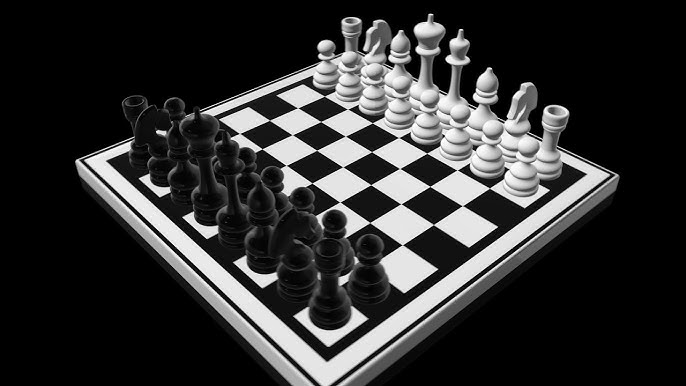
#> input picture chess.jpg, 686 x 386 px
$ jupyter execute Untitled.ipynb   (older library calls are emulated)
#> lines starting #> are read from the running program, lines starting #| are printed output that depends on the picture; after the words box and inside, x2 and y2 are one past the last pixel; in counts of white or black regions, pixels touching at a corner belong together
## EXP-6
### Record-EDGE DETECTION
***name=*** praveen ***reg no=*** 212224230205

[cell 1]
import cv2
import numpy as np
import matplotlib.pyplot as plt

[cell 2]
image = cv2.imread('chess.jpg')
#> image is the input picture: shape (386, 686, 3); min 0, max 255, mean 49.4

[cell 3]
gray_image = cv2.cvtColor(image, cv2.COLOR_BGR2GRAY)

[cell 4]
sobelx  = cv2.Sobel(src = gray_image, ddepth = cv2.CV_64F, dx = 1, dy = 0, ksize = 3)
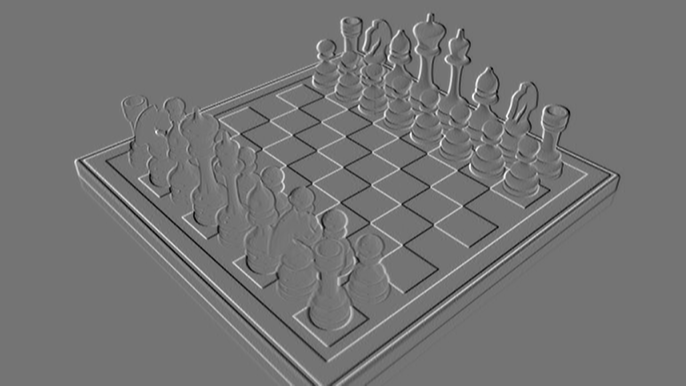
#> sobelx: shape (386, 686) float64; min -820, max 977, mean 0; drawn with min black and max white
sobely  = cv2.Sobel(src = gray_image, ddepth = cv2.CV_64F, dx = 0, dy = 1, ksize = 3)
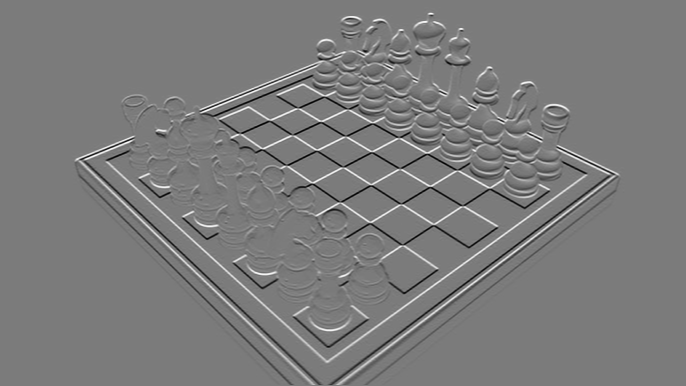
#> sobely: shape (386, 686) float64; min -946, max 1006, mean 0.3; drawn with min black and max white

sobelx = cv2.Sobel(gray_image, cv2.CV_64F, 1, 0, ksize=3)
sobely = cv2.Sobel(gray_image, cv2.CV_64F, 0, 1, ksize=3)
sobel_combined = cv2.magnitude(sobelx, sobely)
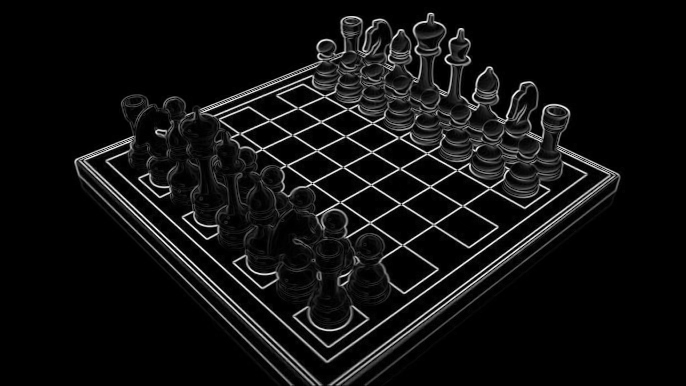
#> sobel_combined: shape (386, 686) float64; min 0, max 1068.1, mean 67.2; drawn with min black and max white

[cell 5]
plt.figure(figsize = (12, 16))
plt.subplot(321); plt.axis('on'); plt.imshow(image[:,:,::-1]); plt.title('Original')
plt.subplot(322); plt.axis('on'); plt.imshow(gray_image, cmap='gray');plt.title('Grayscale')
plt.subplot(323); plt.axis('on'); plt.imshow(sobelx);plt.title('Sobel-X Edge Map')
plt.subplot(324); plt.axis('on'); plt.imshow(sobely);plt.title('Sobel-Y Edge Map');
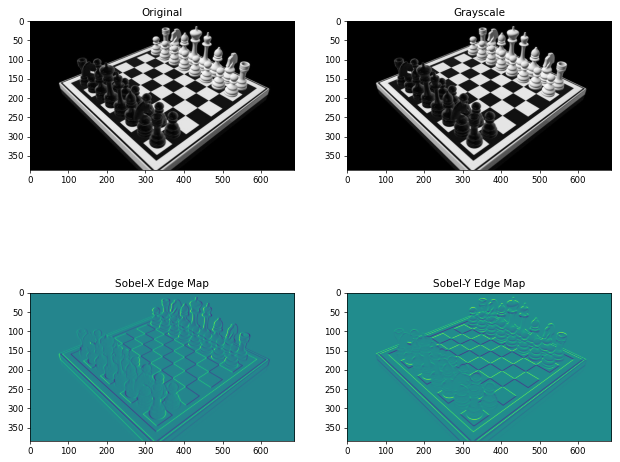
#> figure drawn by matplotlib, 4 panels

[cell 6]
plt.figure(figsize = (12, 16))
plt.axis('off'); plt.imshow(sobel_combined, cmap='gray' ); plt.title('sobel_combined ');

[cell 7]
gray_image = cv2.cvtColor(image, cv2.COLOR_BGR2GRAY)

[cell 8]
laplacian = cv2.Laplacian(gray_image, cv2.CV_64F)
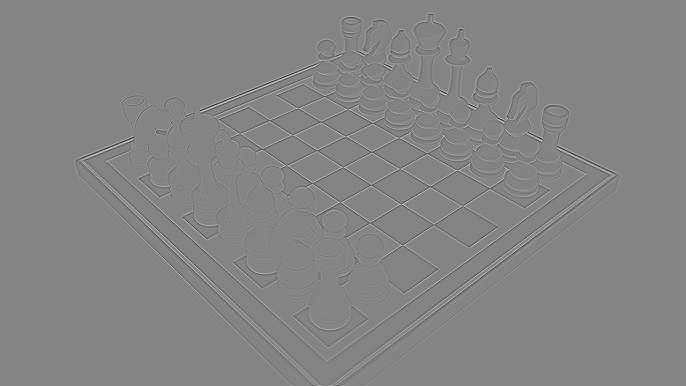
#> laplacian: shape (386, 686) float64; min -635, max 588, mean 0; drawn with min black and max white

[cell 9]
plt.figure(figsize = (12, 16))
plt.subplot(121); plt.axis('off'); plt.imshow(gray_image, cmap='gray'); plt.title('Inputimage (Gray Image)')
plt.subplot(122);plt.imshow(laplacian, cmap='gray');plt.axis('off'); plt.title('Output Image (laplacian)');

[cell 10]
import cv2
import matplotlib.pyplot as plt

img = cv2.imread('chess.jpg')
img_gray = cv2.cvtColor(img, cv2.COLOR_BGR2GRAY)

low = 50
high = 150
edges = cv2.Canny(img_gray, low, high)
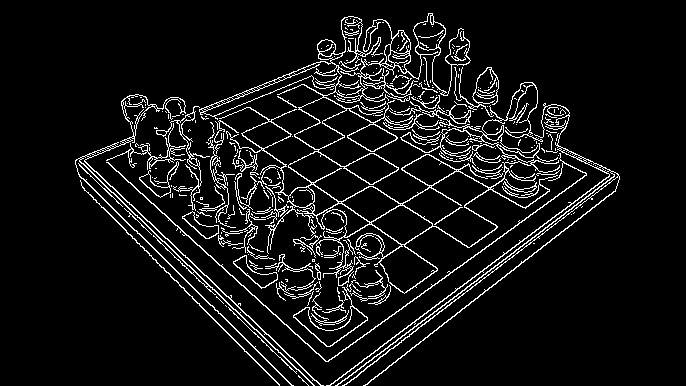
#> edges: shape (386, 686); 7.6% white in thin lines or dots, all inside (x1, y1, x2, y2) = (75, 13, 620, 386)

plt.subplot(221); plt.axis("off"); plt.imshow(img[:,:,::-1]); plt.title("Original")
plt.subplot(222); plt.axis("off"); plt.imshow(img_gray, cmap='gray'); plt.title("Grayscale")
plt.subplot(223); plt.axis("off"); plt.imshow(edges, cmap='gray'); plt.title("Edges")

plt.show()
